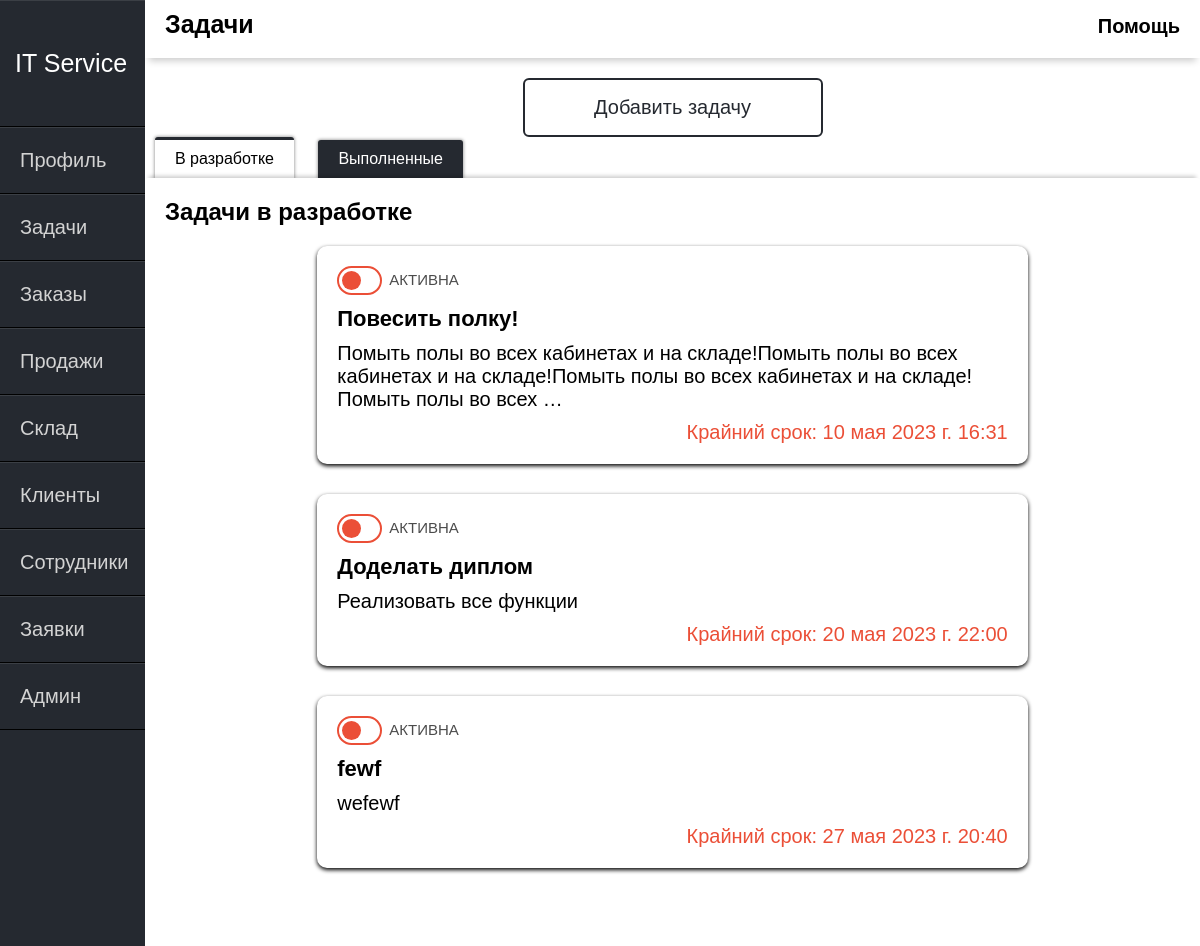
Page /tasks/ (signed in) on the earlier database version.
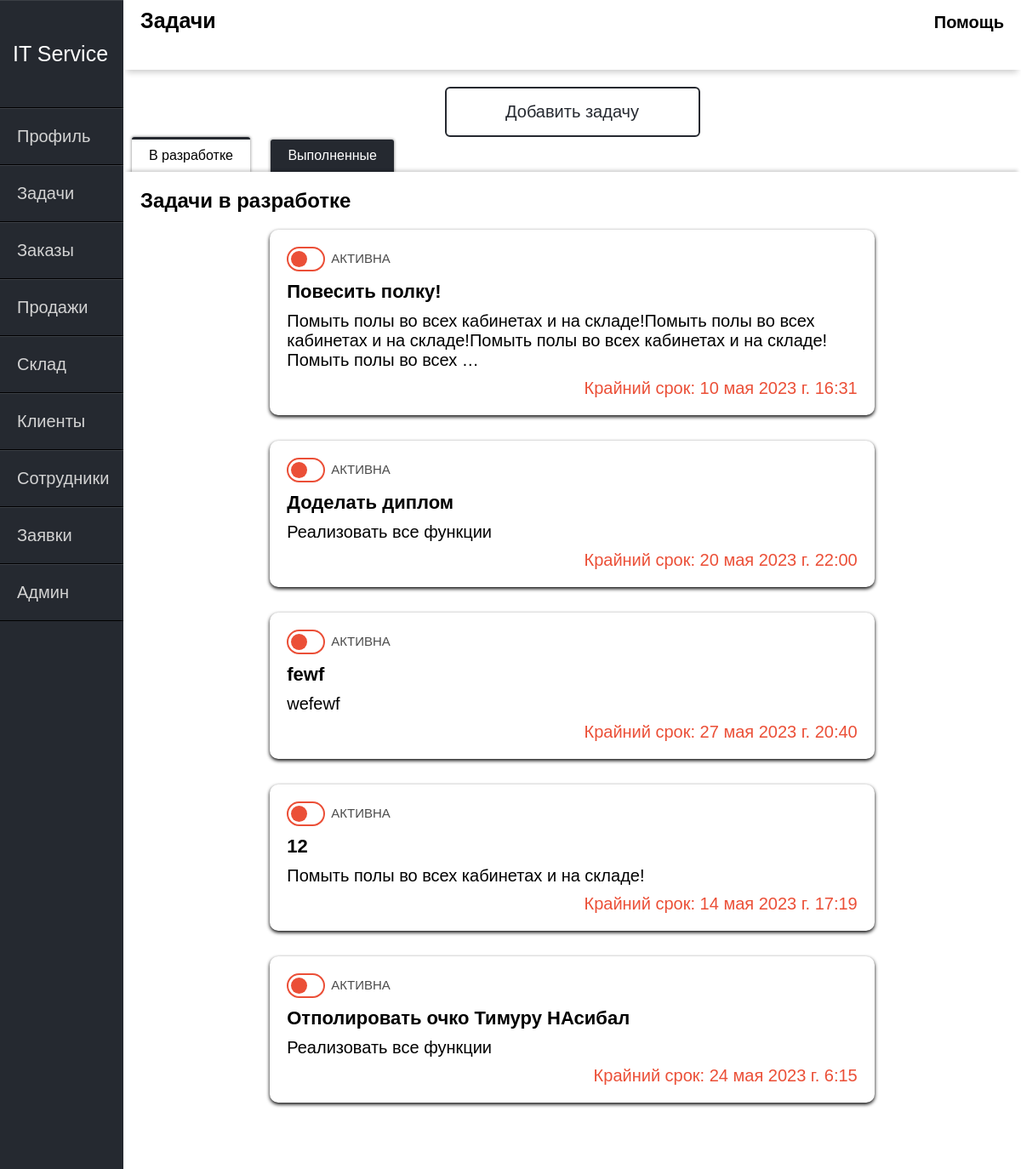
Same page on the later database version.
### itservice/models.py (models this page shows, shortened)
class tasks(models.Model):
    task_name = models.CharField(max_length=50, verbose_name="Название задачи")
    task_description = models.CharField(max_length=1000, verbose_name="Описание задачи")
    task_time = models.DateTimeField(default=datetime.now, verbose_name="Крайний срок")
    task_active = models.BooleanField(default=True, verbose_name="Активна")

### itservice/views.py (the view)
# urls.py: path('tasks/', views.Tasks, name="tasks"),
def Tasks(request):
    if request.method == 'POST':
        form = AddTaskFrom(request.POST)
        if form.is_valid():
            form.save()
            return redirect('tasks')
    else:
        form = AddTaskFrom()
    task = tasks.objects.all()
    return render(request, 'itservice/tasks.html', {'task': task, 'form': form})

### itservice/templates/itservice/tasks.html (shortened to what this page needs)
{% extends 'itservice/main.html' %}
{% block content %}
<div class="header-name">
    Задачи
</div>
 <div class="help">
    <span class="tooltip" data-title="Это окно активных задач коллектива.
Назначайте задачи членам вашей команды или себе, чтобы все сделать вовремя.">Помощь</span>
 </div>
{% endblock %}
{% block content1 %}
<div class="main-window">
    {% if user.user_role == 'Администратор' or user.user_role == 'Менеджер' %}
  <button class="btn" id="open">Добавить задачу</button>
  {% else %}
  <div class="order_"></div>
  {%endif%}
    <div class="warpper">
        <div class="tabs">
            <label class="tab" id="one-tab" for="one">В разработке</label>
            <label class="tab" id="two-tab" for="two">Выполненные</label>
        </div>
        <div class="panels">
            <div class="panel" id="one-panel">
                <div class="panel-title">Задачи в разработке</div>
                {% for p in task%}
                 {% if p.task_active == 1 %}
                <div class="tasks">
                    <div>
                        <label class="toggler-wrapper ">
                            <div class="toggler-slider">
                                <div class="toggler-knob"></div>
                            </div>
                        </label>
                    </div>
                    <li class="task-inf">
                        <h1>{{p.task_name}}</h1>
                        <p class="desc">{{p.task_description|linebreaks|truncatewords:25}}</p>
                        <p class="time">Крайний срок: {{p.task_time}}</p>
                    </li>
                </div>
                {% endif %}
                {% endfor %}
            </div>
        </div>
    </div>
</div>
{% endblock %}

Differences in the rows shown:
now on this page (row edited): tasks: task_name "12", task_description "Помыть полы во всех кабинетах и на складе!", task_time "14 мая 2023 г. 17:19"
added tasks: task_name "Отполировать очко Тимуру НАсибал", task_description "Реализовать все функции", task_time "24 мая 2023 г. 6:15"
